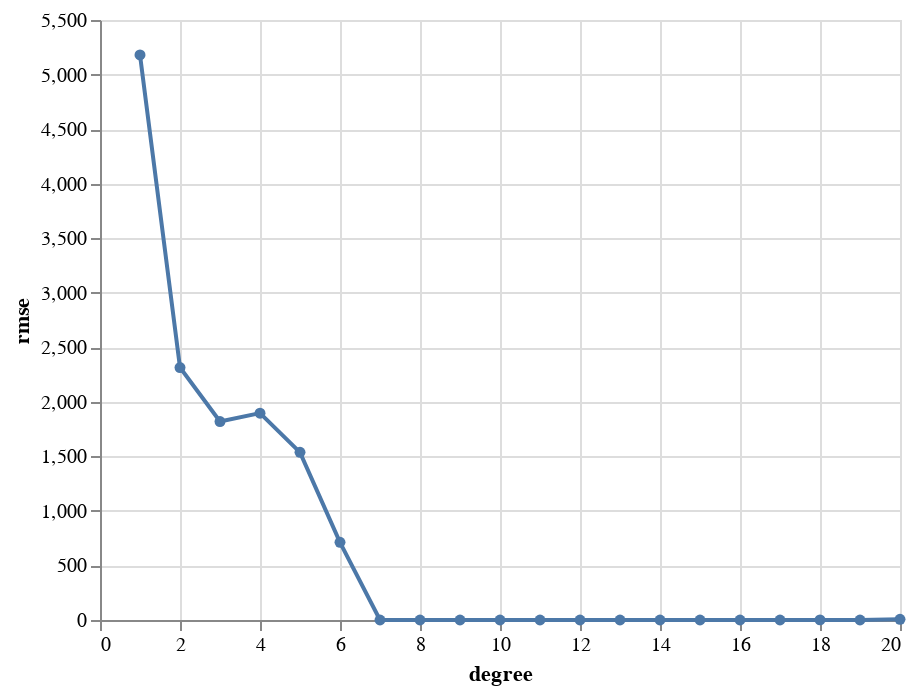

Notebook cell for this chart:
### Code cell
# Plot RMSE against model flexibility.
f_plot_rmse_full_dataset(df_results2)
